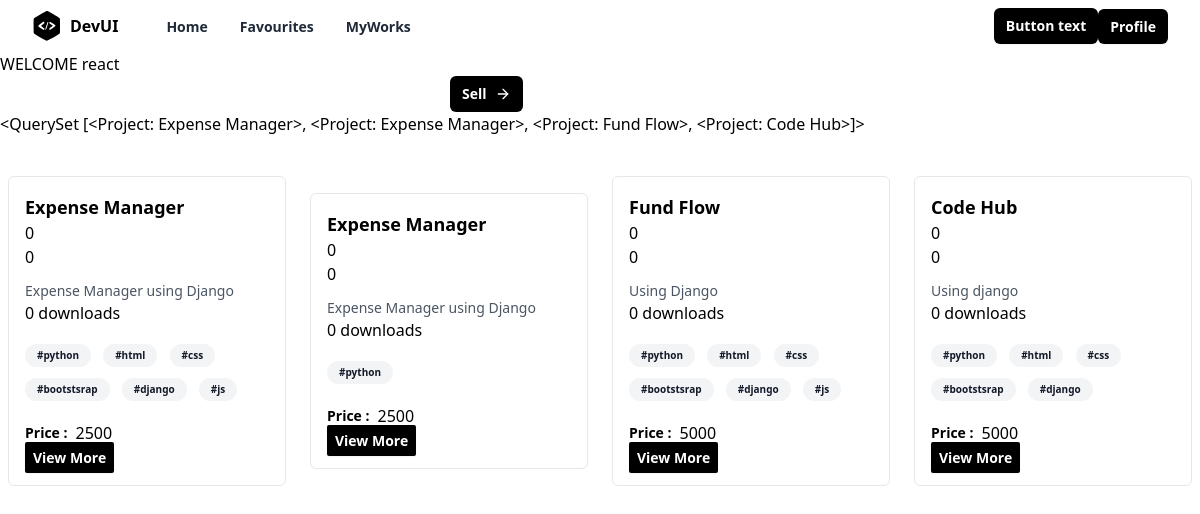
The app's page /index/ (signed in) with its own data.
### store/models.py (models this page shows)
class Project(models.Model):
    title=models.CharField(max_length=150)
    description=models.TextField()
    tag_objects=models.ManyToManyField(Tag)
    owner=models.ForeignKey(User,on_delete=models.CASCADE,related_name="projects")
    thumbnail=EmbedVideoField()
    price=models.PositiveIntegerField()
    files=models.FileField(upload_to="projects",null=True,)
    created_date=models.DateTimeField(auto_now_add=True)
    updated_date=models.DateTimeField(auto_now=True)
    is_active=models.BooleanField(default=True)
    @property
    def downloads(self):
        return OrderSummary.objects.filter(is_paid=True,project_objects=self).count()
    @property
    def review_count(self):
        return self.project_reviews.all().count()
    @property
    def average_rating(self):
        return self.project_reviews.all().values('rating').aggregate(avg=Avg('rating')).get('avg',0)
    def __str__(self) -> str:
        return self.title

class Tag(models.Model):
    title=models.CharField(max_length=150,unique=True)
    created_date=models.DateTimeField(auto_now_add=True)
    updated_date=models.DateTimeField(auto_now=True)
    is_active=models.BooleanField(default=True)
    def __str__(self) -> str:
        return self.title

### store/views.py (the view)
# urls.py: path("index/",views.IndexView.as_view(),name="index"),
class IndexView(View):
    template_name="store/index.html"
    def get(self,requset,*args,**kwargs):
        qs=Project.objects.all().exclude(owner=requset.user)
        return render(requset,self.template_name,{"projects":qs})

### store/templates/store/index.html (shortened to what this page needs)
{%extends 'store/base.html'%}
{% load embed_video_tags %}
{%block main_block%}
<h1>WELCOME {{request.user}}</h1>
<div class="w-1/4 mx-auto">
    <a
    href="{%url 'project-add'%}"
  type="button"
  class="inline-flex items-center rounded-md bg-black px-3 py-2 text-sm font-semibold text-white hover:bg-black/80"
>
  Sell
  <svg
    xmlns="http://www.w3.org/2000/svg"
    width="24"
    height="24"
    viewBox="0 0 24 24"
    fill="none"
    stroke="currentColor"
    stroke-width="2"
    stroke-linecap="round"
    stroke-linejoin="round"
    class="ml-2 h-4 w-4"
  >
    <line x1="5" y1="12" x2="19" y2="12"></line>
    <polyline points="12 5 19 12 12 19"></polyline>
  </svg>
</a>
</div>
{{projects}}
<div class="mx-auto grid w-full max-w-7xl items-center space-y-4 px-2 py-10 md:grid-cols-2 md:gap-6 md:space-y-0 lg:grid-cols-4">
  {%for p in projects%}
  <div class="rounded-md border">
    <div class="p-4">
      <h1 class="inline-flex items-center text-lg font-semibold">
        {{p.title}}
      </h1>
      <p>{{p.review_count}}</p>
      <p>
        {%if p.average_rating%}
          {{p.average_rating}}
        {%else%}
          0
        {%endif%}
      </p>
      <p class="mt-3 text-sm text-gray-600">
        {{p.description}}
      </p>
      <p>{{p.downloads}} downloads</p>
      <div class="mt-4">
        {%for t in p.tag_objects.all%}
        <span class="mb-2 mr-2 inline-block rounded-full bg-gray-100 px-3 py-1 text-[10px] font-semibold text-gray-900">
          #{{t}}
        </span>
        {%endfor%}
      </div>
      <div class="mt-3 flex items-center space-x-2">
        <span class="block text-sm font-semibold">Price : </span>
        <span class="block">{{p.price}}</span>
      </div>
      <a
      href="{%url 'project-detail' p.id%}"
        type="button"
        class="mt-4 w-full rounded-sm bg-black px-2 py-1.5 text-sm font-semibold text-white shadow-sm hover:bg-black/80 focus-visible:outline focus-visible:outline-2 focus-visible:outline-offset-2 focus-visible:outline-black"
      >
        View More
      </a>
    </div>
  </div>
  {%endfor%}
</div>
{%endblock%}

### records on screen
Project: title.title "<QuerySet [<Project: Expense Manager>, <Project: Expense Manager>, <Project: Fund Flow>, <Project: Code Hub>]>", title "Expense Manager", review_count "0", description "Expense Manager using Django", downloads "0", price "2500"
Tag: title "python"
Tag: title "html"
Tag: title "css"
Tag: title "bootstsrap"
Tag: title "django"
Tag: title "js"
Project: title "Expense Manager", review_count "0", description "Expense Manager using Django", downloads "0", price "2500"
Project: title "Fund Flow", review_count "0", description "Using Django", downloads "0", price "5000"
Project: title "Code Hub", review_count "0", description "Using django", downloads "0", price "5000"

### other values on screen
{{ request.user }} "react"
